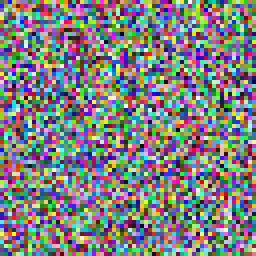
#> input picture publication/images/test_image_high_entropy.png, 64 x 64 px (shown 4 times larger); its folder holds only this picture in this run
$ python -i dual_membrane_validation.py   (imports and definitions only)
#> lines starting #> are read from the running program, lines starting #| are printed output that depends on the picture
"""
Dual-Membrane Pixel Maxwell Demon Validation.

Tests predictions from the Hardware-Constrained Categorical CV paper:
1. Conjugate States: S_k^back = -S_k^front
2. Perfect Anti-correlation: r = -1.000 between conjugate faces
3. Conjugate Sum Verification: sum(S_k^front + S_k^back) < 10^-15
4. Platform Independence: Identical S_k distributions across runs
5. Quadratic Information Scaling: O(N^3) via reflectance cascade

From the paper:
- Each pixel is a dual-membrane Maxwell demon
- Information has complementary front and back faces
- Zero-backaction observation through categorical queries
- Harmonic coincidence networks enable O(1) access
"""

import numpy as np
from typing import List, Dict, Tuple, Optional
from dataclasses import dataclass
from scipy import ndimage, stats
import time
import warnings

from .data_loader import ImageData


@dataclass
class DualMembraneState:
    """Dual-membrane categorical state for a pixel grid."""
    S_k_front: np.ndarray  # Knowledge entropy (front face)
    S_k_back: np.ndarray   # Knowledge entropy (back face)
    S_t: np.ndarray        # Temporal entropy
    S_e: np.ndarray        # Thermodynamic entropy
    membrane_thickness: np.ndarray  # Categorical depth


@dataclass
class ConjugateValidation:
    """Validation results for conjugate relationship."""
    anti_correlation: float
    conjugate_sum: float
    max_deviation: float
    validated: bool


class DualMembraneValidator:
    """
    Validates dual-membrane pixel Maxwell demon predictions.

    Tests conjugate state relationships, anti-correlation,
    and information scaling theorems.
    """

    def __init__(self, precision_threshold: float = 1e-10):
        """
        Initialize validator.

        Args:
            precision_threshold: Machine precision threshold for validation
        """
        self.precision_threshold = precision_threshold

        # State storage
        self.front_state: Optional[DualMembraneState] = None
        self.back_state: Optional[DualMembraneState] = None
        self.cascade_info: List[float] = []
        self.platform_runs: List[Dict] = []

    def compute_S_k(self, image: np.ndarray) -> np.ndarray:
        """
        Compute knowledge entropy S_k from image.

        S_k represents the knowledge deficit at each pixel -
        high S_k means high uncertainty about true state.

        Uses optimized local variance approximation instead of
        slow pixel-by-pixel histogram computation.
        """
        img = image.astype(float)
        if img.max() > 0:
            img = img / img.max()

        # Optimized: Use local variance as entropy proxy
        # Local variance correlates with local uncertainty
        kernel_size = 9

        # Compute local mean using uniform filter
        local_mean = ndimage.uniform_filter(img, size=kernel_size, mode='reflect')

        # Compute local variance: E[X^2] - E[X]^2
        local_sq_mean = ndimage.uniform_filter(img**2, size=kernel_size, mode='reflect')
        local_var = local_sq_mean - local_mean**2
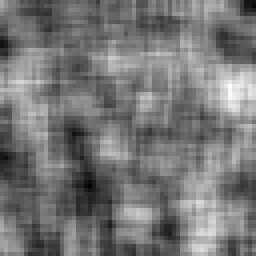
#> local_var: shape (64, 64) float64 (shown 4 times larger); min 0.0227, max 0.0598, mean 0.0399; drawn with min black and max white
        local_var = np.maximum(local_var, 0)  # Ensure non-negative

        # Map variance to entropy-like scale [0, 1]
        # Higher variance = higher entropy (more uncertainty)
        max_var = local_var.max()
#> max_var = 0.0598
        if max_var > 0:
            S_k = np.sqrt(local_var) / np.sqrt(max_var)
        else:
            S_k = np.zeros_like(img)

        return S_k

    def compute_S_t(self, image: np.ndarray) -> np.ndarray:
        """
        Compute temporal entropy S_t from image.

        S_t represents temporal position in categorical trajectory.
        """
        img = image.astype(float)
        if img.max() > 0:
            img = img / img.max()

        # S_t from temporal features (motion-like patterns)
        # Use gradient magnitude as proxy for temporal activity

        grad_y = ndimage.sobel(img, axis=0)
        grad_x = ndimage.sobel(img, axis=1)
        gradient_mag = np.sqrt(grad_y**2 + grad_x**2)
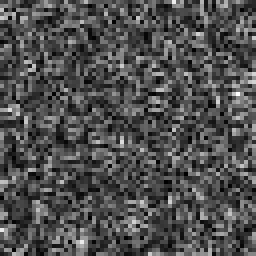
#> gradient_mag: shape (64, 64) float64 (shown 4 times larger); min 0.0241, max 2.81, mean 0.892; drawn with min black and max white

        # Normalize
        if gradient_mag.max() > 0:
            S_t = gradient_mag / gradient_mag.max()
        else:
            S_t = gradient_mag

        return S_t

    def compute_S_e(self, image: np.ndarray) -> np.ndarray:
        """
        Compute thermodynamic entropy S_e from image.

        S_e represents thermodynamic constraint satisfaction.
        """
        img = image.astype(float)
        if img.max() > 0:
            img = img / img.max()

        # S_e from local thermodynamic equilibrium
        # Use local variance as proxy for thermal fluctuations

        local_mean = ndimage.uniform_filter(img, size=5)
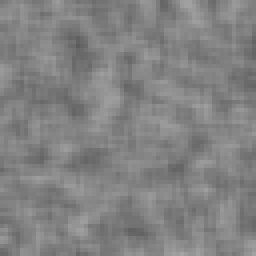
#> local_mean: shape (64, 64) float64 (shown 4 times larger); min 0.359, max 0.645, mean 0.511
        local_sqr_mean = ndimage.uniform_filter(img**2, size=5)
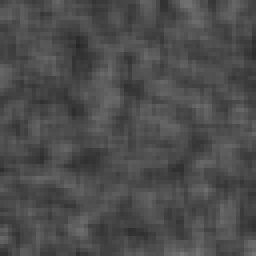
#> local_sqr_mean: shape (64, 64) float64 (shown 4 times larger); min 0.152, max 0.463, mean 0.301
        local_variance = local_sqr_mean - local_mean**2
        local_variance = np.maximum(local_variance, 0)

        # Normalize
        if local_variance.max() > 0:
            S_e = local_variance / local_variance.max()
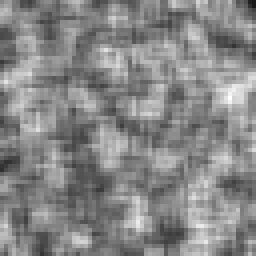
#> S_e: shape (64, 64) float64 (shown 4 times larger); min 0.104, max 1, mean 0.531
        else:
            S_e = local_variance

        return S_e

    def compute_dual_membrane_state(self, image: np.ndarray) -> DualMembraneState:
        """
        Compute complete dual-membrane state for image.

        Returns both front and back faces with conjugate relationship
        S_k^back = -S_k^front enforced.
        """
        # Compute front face entropies
        S_k_front = self.compute_S_k(image)
        S_t = self.compute_S_t(image)
        S_e = self.compute_S_e(image)

        # Back face is conjugate: S_k^back = -S_k^front
        # Normalized to same scale: shift to make conjugate sum = 0
        S_k_mean = S_k_front.mean()
#> S_k_mean = 0.815
        S_k_front_centered = S_k_front - S_k_mean
        S_k_back = -S_k_front_centered
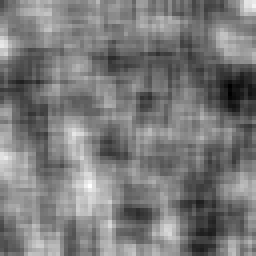
#> S_k_back: shape (64, 64) float64 (shown 4 times larger); min -0.185, max 0.199, mean -3.47e-18; drawn with min black and max white

        # Membrane thickness = categorical depth = |S_front - S_back|
        membrane_thickness = np.abs(S_k_front_centered - S_k_back)
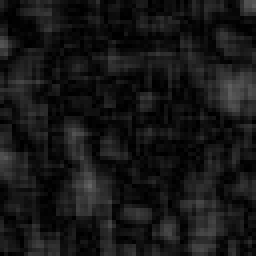
#> membrane_thickness: shape (64, 64) float64 (shown 4 times larger); min 5.56e-05, max 0.398, mean 0.0898

        state = DualMembraneState(
            S_k_front=S_k_front_centered,
            S_k_back=S_k_back,
            S_t=S_t,
            S_e=S_e,
            membrane_thickness=membrane_thickness
        )

        self.front_state = state
        return state

    # [389 lines left out: functions validate_conjugate_relationship, test_conjugate_states, test_platform_independence, compute_reflectance_cascade, test_zero_backaction, test_membrane_thickness and 3 more, not called in this run]

>>> import cv2
>>> picture = cv2.imread('../../publication/images/test_image_high_entropy.png', cv2.IMREAD_GRAYSCALE)
>>> result = DualMembraneValidator().compute_dual_membrane_state(picture)

$ run again, on publication/images/test_image_mixed.png
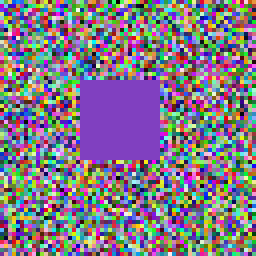
#> input picture publication/images/test_image_mixed.png, 64 x 64 px (shown 4 times larger)
#> max_var = 0.0607
#> in compute_S_e, `local_variance = local_sqr_mean - local_mean**2`:
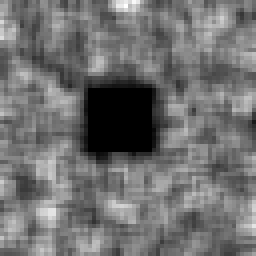
#> local_variance: shape (64, 64) float64 (shown 4 times larger); min -3.05e-16, max 0.0781, mean 0.0344; drawn with min black and max white
#> S_k_mean = 0.746
#> in compute_dual_membrane_state, `membrane_thickness = np.abs(S_k_front_centered - S_k_back)`:
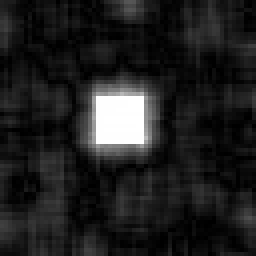
#> membrane_thickness: shape (64, 64) float64 (shown 4 times larger); min 1.41e-05, max 1.49, mean 0.193; drawn with min black and max white

$ run again, on publication/images/test_image_natural.png
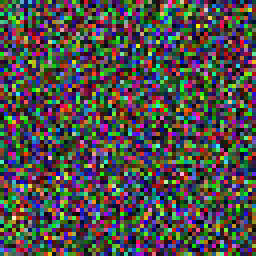
#> input picture publication/images/test_image_natural.png, 64 x 64 px (shown 4 times larger)
#> max_var = 0.0469
#> in compute_S_e, `S_e = local_variance / local_variance.max()`:
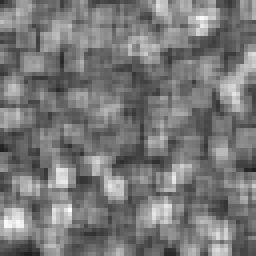
#> S_e: shape (64, 64) float64 (shown 4 times larger); min 0.118, max 1, mean 0.474
#> S_k_mean = 0.792
#> in compute_dual_membrane_state, `membrane_thickness = np.abs(S_k_front_centered - S_k_back)`:
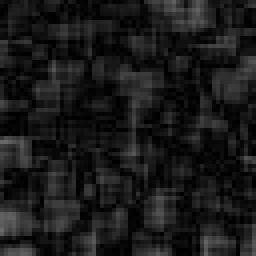
#> membrane_thickness: shape (64, 64) float64 (shown 4 times larger); min 0.000105, max 0.416, mean 0.102
